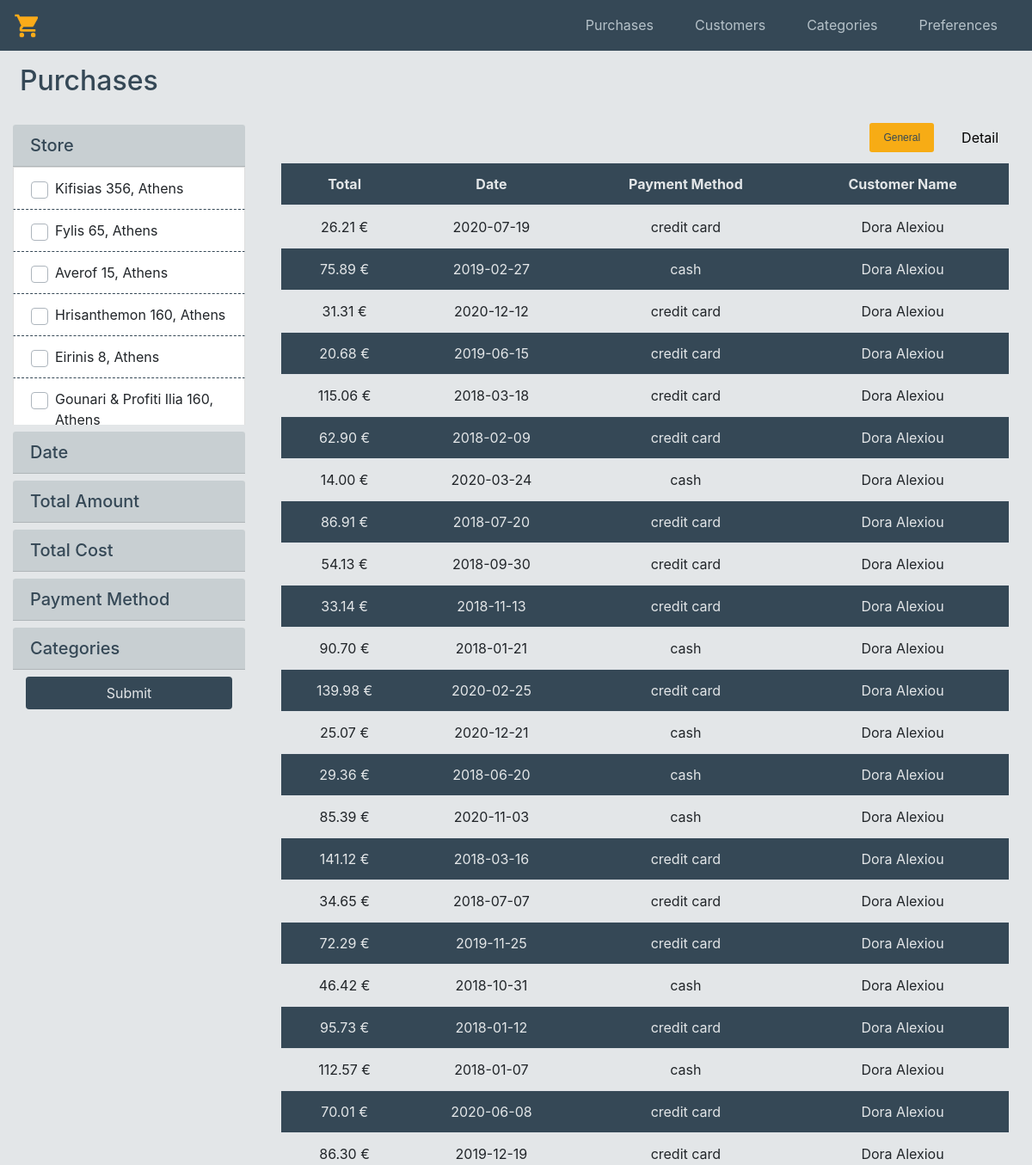
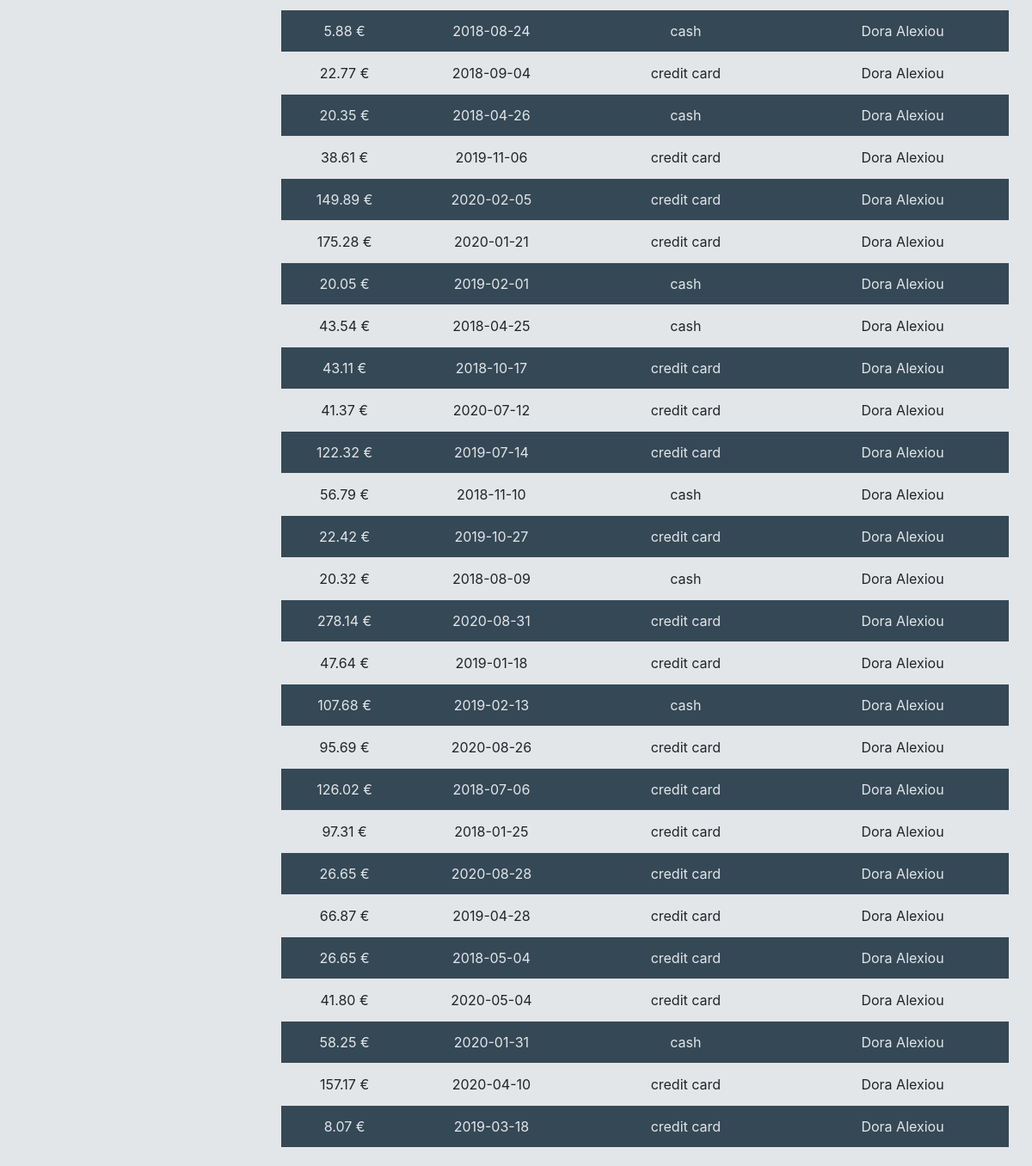
The page /purchases.php on the database its author committed (2 pictures, top to bottom).
### tables this page shows
CREATE TABLE `store` (
  `storeid` int(4) NOT NULL,
  `street_name` varchar(30) NOT NULL,
  `street_number` decimal(3,0) NOT NULL,
  `city` varchar(30) NOT NULL,
  `zip` decimal(5,0) NOT NULL,
  `sq_meters` decimal(6,1) NOT NULL
);

### src/purchase_sql.php (called while the page is built, shortened)
<?php
$conn = mysqli_connect('192.168.99.100', 'root', 'root', 'supermarketdb');
$sql1 = 'SELECT * FROM store ORDER BY city ASC';
$sql = 'SELECT * FROM pur_cust WHERE purid <= 50';
$result1 = mysqli_query($conn, $sql1);
$stores = mysqli_fetch_all($result1, MYSQLI_ASSOC);
$result = mysqli_query($conn, $sql);
$purs = mysqli_fetch_all($result, MYSQLI_ASSOC);

### src/purchases.php (the view, shortened to what this page needs)
<?php include 'purchase_sql.php' ?>
<?php include 'templates/header.php'; ?>
<div class="container-fluid">
    <div class="row my-3 mx-2" style="color:#354856;">
        <div class="h2">Purchases</div>
    </div>
    <div class="row">
        <form class="col-3 justify-content-start" action="/purchases.php" method="GET" id="purform">
            <div id="accordion" style="background-color:#e3e6e8;">
                <div class="card my-2 border-0">
                    <div class="card-header" id="headingOne" data-toggle="collapse" data-target="#collapseOne" aria-expanded="true" aria-controls="collapseOne" style="background-color:#c8cfd2;">
                        <h5 class="mb-0" style="color:#354856;">
                            Store
                        </h5>
                    </div>
                    <div id="collapseOne" class="collapse show" aria-labelledby="headingOne" data-parent="#accordion">
                        <div class="card-body p-0 overflow-auto" id="scrolli">
                            <ul class="list-group px-0" style="max-height: 300px;">
                                <?php foreach ($stores as $stor) { ?>
                                    <li class="list-group-item rounded-0" style="border-bottom:1px dashed #354856;">
                                        <div class="custom-control custom-checkbox" style="padding-left: 1.75rem">
                                            <label class="custom-control-label" for="storch<?php echo $stor['storeid'] ?>">
                                                <?php echo $stor['street_name'] . ' ' . $stor['street_number'] . ', ' . $stor['city'] ?>
                                            </label>
                                        </div>
                                    </li>
                                <?php } ?>
                            </ul>
                        </div>
                    </div>
                </div>
                <div class="card my-2 border-0">
                    <div class="card-header" id="headingTwo" data-toggle="collapse" data-target="#collapseTwo" aria-expanded="false" aria-controls="collapseTwo" style="background-color:#c8cfd2;">
                        <h5 class="mb-0" style="color:#354856;">
                            Date
                        </h5>
                    </div>
                            <?php include 'datepicker.php' ?>
                </div>
                <div class="card my-2 border-0">
                    <div class="card-header" id="headingThree" data-toggle="collapse" data-target="#collapseThree" aria-expanded="false" aria-controls="collapseThree" style="background-color:#c8cfd2;">
                        <h5 class="mb-0" style="color:#354856;">
                            Total Amount
                        </h5>
                    </div>
                </div>
                <div class="card my-2 border-0">
                    <div class="card-header" id="headingFour" data-toggle="collapse" data-target="#collapseFour" aria-expanded="false" aria-controls="collapseFour" style="background-color:#c8cfd2;">
                        <h5 class="mb-0" style="color:#354856;">
                            Total Cost
                        </h5>
                    </div>
                </div>
                <div class="card my-2 border-0">
                    <div class="card-header" id="headingFive" data-toggle="collapse" data-target="#collapseFive" aria-expanded="false" aria-controls="collapseFive" style="background-color:#c8cfd2;">
                        <h5 class="mb-0" style="color:#354856;">
                            Payment Method
                        </h5>
                    </div>
                </div>
                <div class="card my-2 border-0">
                    <div class="card-header" id="headingSix" data-toggle="collapse" data-target="#collapseSix" aria-expanded="false" aria-controls="collapseSix" style="background-color:#c8cfd2;">
                        <h5 class="mb-0" style="color:#354856;">
                            Categories
                        </h5>
                    </div>
                </div>
            </div>
            <div class="container-fluid">
                <button type="submit" name="submit" value="submit" class="btn btn-block" style="float: right; color:#e3e6e8; background-color:#354856;">Submit</button>
            </div>
        </form>
        <div class="col-9" id="purtable">
            <div class="tab d-flex justify-content-end">
                <button class="tablinks active" onclick="opentab(event, 'gen')">General</button>
                <button class="tablinks" onclick="opentab(event, 'det')">Detail</button>
            </div>
            <div class="tabcontent" id="gen">
                <?php if ($catfix == false) { ?>
                    <table class="table">
                        <thead>
                            <tr style="text-align: center;">
                                <th scope="col">Total</th>
                                <th scope="col">Date</th>
                                <th scope="col">Payment Method</th>
                                <th scope="col">Customer Name</th>
                            </tr>
                        </thead>
                        <tbody>
                            <?php foreach ($purs as $pur) { ?>
                                <tr style="text-align: center;" data-href="<?php echo 'purchase_profile.php?purid=' . $pur['purid'] ?>">
                                    <td><?php echo $pur['total'] ?> €</td>
                                    <td><?php echo $pur['date'] ?></td>
                                    <td><?php echo $pur['payment_method'] ?></td>
                                    <td><?php echo $pur['first_name'] . ' ' . $pur['last_name'] ?></td>
                                </tr>
                            <?php } ?>
                        </tbody>
                    </table>
                <?php } ?>
            </div>
        </div>
    </div>
</div>
</body>
</html>

### src/templates/style.css (style rules this page uses)
table tr:nth-child(even), thead { background-color: #354856; color:#e3e6e8; }
.custom-control-label::before { width: 1.25rem; height: 1.25rem; left: -1.75rem; }
.custom-control-label::after { width: 1.25rem; height: 1.25rem; left: -1.75rem; }
.active { font-family: arial, verdana; font-size: 12px; padding: 8px 14px 6px 14px; margin: 3px; background-color: #404040; text-decoration: none; border-radius: 3px; margin: 6px; color: #FFF; }

### src/purchases.php (style rules this page uses)
tr[data-href] { cursor: pointer; }
.tab { overflow: hidden; }
.tab button { background-color: inherit; float: left; border: none; outline: none; cursor: pointer; padding: 8px 16px 8px 16px; margin-left: 0.5rem; margin-right: 0.5rem; transition: 0.5s; }
.tab button.active { background-color: #f7ac15; color: #354856; }
.tabcontent { display: block; padding: 6px 12px; border-top: none; }

### rows shown on the page
store: street_name "Kifisias", street_number "356", city "Athens"
store: street_name "Fylis", street_number "65", city "Athens"
store: street_name "Averof", street_number "15", city "Athens"
store: street_name "Hrisanthemon", street_number "160", city "Athens"
store: street_name "Eirinis", street_number "8", city "Athens"
store: street_name "Gounari & Profiti Ilia", street_number "160", city "Athens"

### other values the page prints
$pur['total'] "26.21"
$pur['date'] "2020-07-19"
$pur['payment_method'] "credit card"
$pur['first_name'] "Dora"
$pur['last_name'] "Alexiou"
$pur['total'] "75.89"
$pur['date'] "2019-02-27"
$pur['payment_method'] "cash"
$pur['total'] "31.31"
$pur['date'] "2020-12-12"
$pur['total'] "20.68"
$pur['date'] "2019-06-15"
$pur['total'] "115.06"
$pur['date'] "2018-03-18"
$pur['total'] "62.90"
